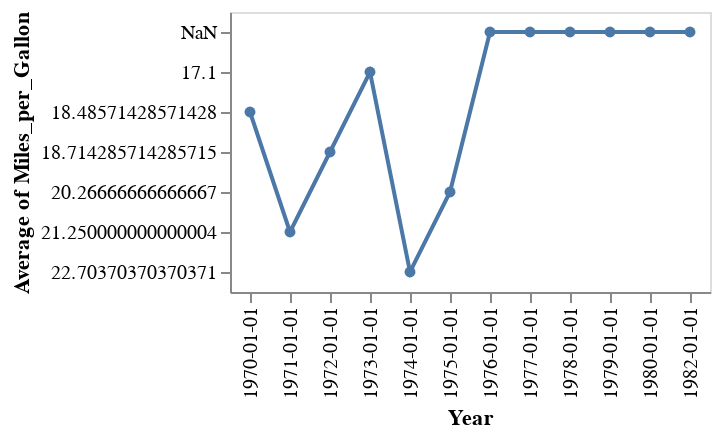

The notebook cell saved with this chart:
### Code cell
import altair as alt

line = alt.Chart(cars2).mark_line().encode(
    alt.X('Year'),
    alt.Y('average(Miles_per_Gallon)')
)

point = alt.Chart(cars2).mark_circle().encode(
    alt.X('Year'),
    alt.Y('average(Miles_per_Gallon)')
)
mark = alt.Chart(cars2).mark_point().encode(
    x='Horsepower',
    y='Miles_per_Gallon',
    color='Origin',
).interactive()

line + point

### Figure 1 — Vega-Lite specification as saved in the notebook (floating-point values rounded to 4 significant figures; data arrays with more than 128 entries replaced by an {"elided": "..."} marker saying what was removed)
{"config": {"view": {"continuousWidth": 400, "continuousHeight": 300}}, "layer": [{"mark": "line", "encoding": {"x": {"field": "Year", "type": "nominal"}, "y": {"aggregate": "average", "field": "Miles_per_Gallon", "type": "nominal"}}}, {"mark": "circle", "encoding": {"x": {"field": "Year", "type": "nominal"}, "y": {"aggregate": "average", "field": "Miles_per_Gallon", "type": "nominal"}}}], "data": {"name": "data-1a7e3fbfc0c55e4b793e64af35b7f9bf"}, "$schema": "https://vega.github.io/schema/vega-lite/v4.17.0.json", "datasets": {"data-1a7e3fbfc0c55e4b793e64af35b7f9bf": {"elided": "406 records"}}}
